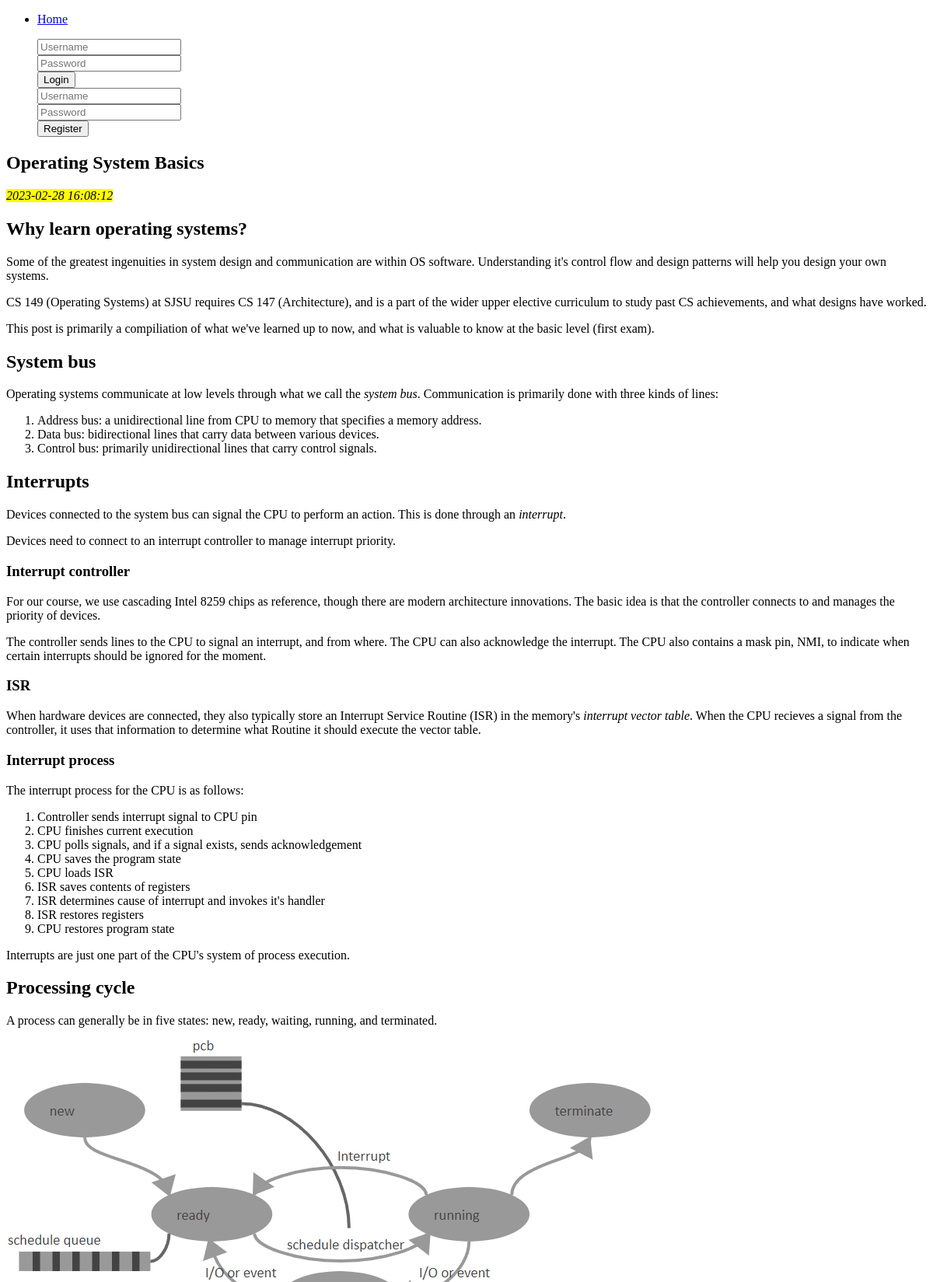
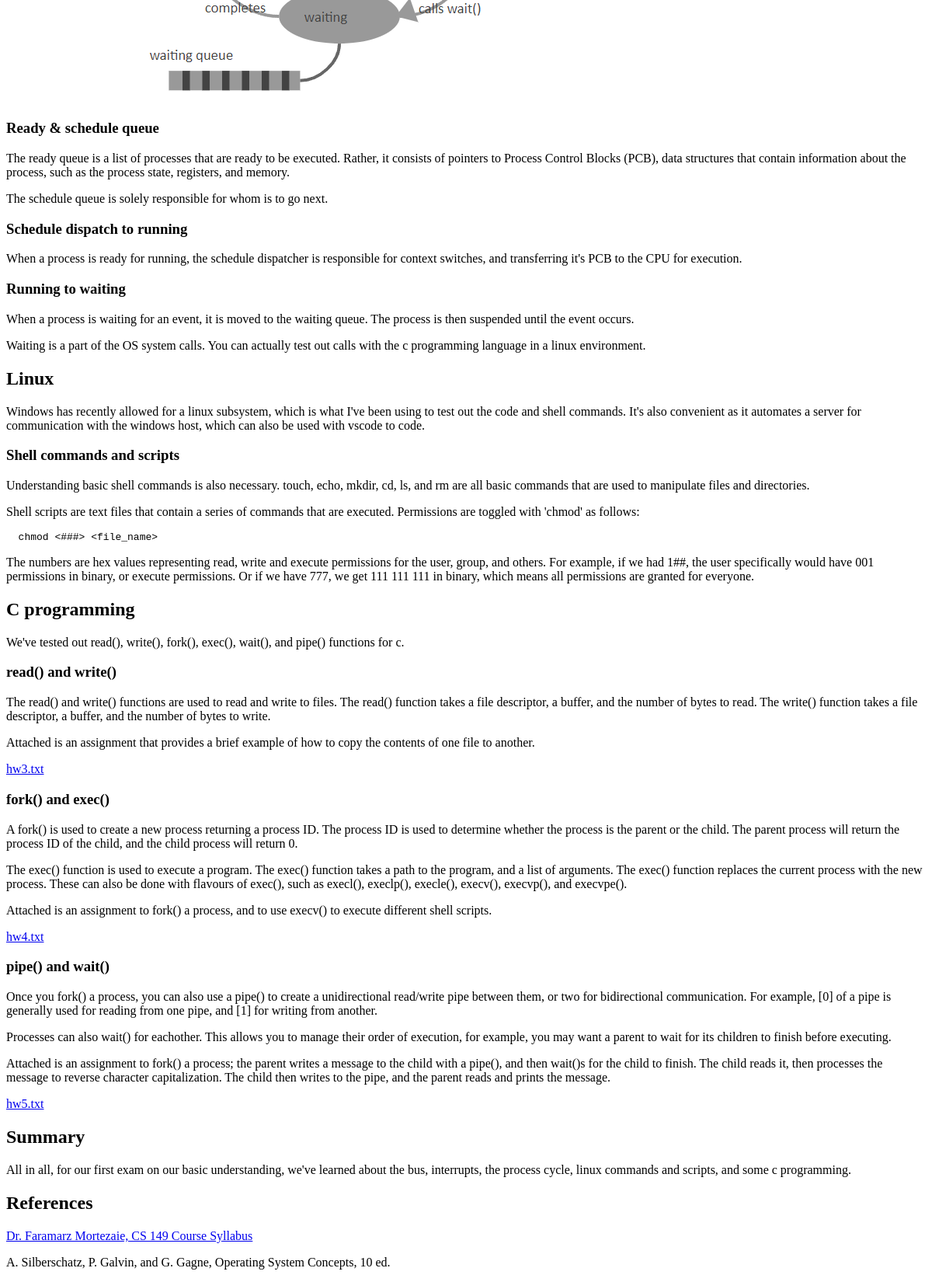
/post/1, run on the app's committed database (2 pictures, top to bottom).
### tables this page shows
CREATE TABLE posts (
    id INTEGER PRIMARY KEY AUTOINCREMENT,
    timestamp DATETIME NOT NULL,
    date TEXT NOT NULL,
    title TEXT NOT NULL,
    content TEXT NOT NULL
);

### app.py (the view)
@app.route('/post/<int:post_id>')
def post(post_id):
   conn = sqlite3.connect('database.db')
   conn.row_factory = sqlite3.Row
   post = conn.execute('SELECT * FROM posts WHERE id = ?', (post_id,)).fetchone()
   conn.close()
   return render_template('post.html', post=post)

### templates/post.html
{% extends "base.html" %}
{% block content %}
<h2>
    {{ post['title'] }}
</h2>
<mark><em>{{ post['date'] }}</em></mark>
{{ post['content'] | safe}}
{% endblock %}

### data on the page
posts: title "Operating System Basics", date "2023-02-28 16:08:12", content "Why learn operating systems? Some of the greatest ingenuities in system design and communication are within OS software. Understanding it's control flow and design patterns will help you design your own systems. CS 149 (Operating Systems) at SJSU requires CS 147 (Architecture), and is a part of the wider upper elective curriculum to study past CS achievements, and what designs have worked. This post is primarily a compiliation of what we've learned up to now, and what is valuable to know at the basic level (first exam). System bus Operating systems communicate at low levels through what we call the system bus . Communication is primarily done with three kinds of lines: Address bus: a…", content (picture)
